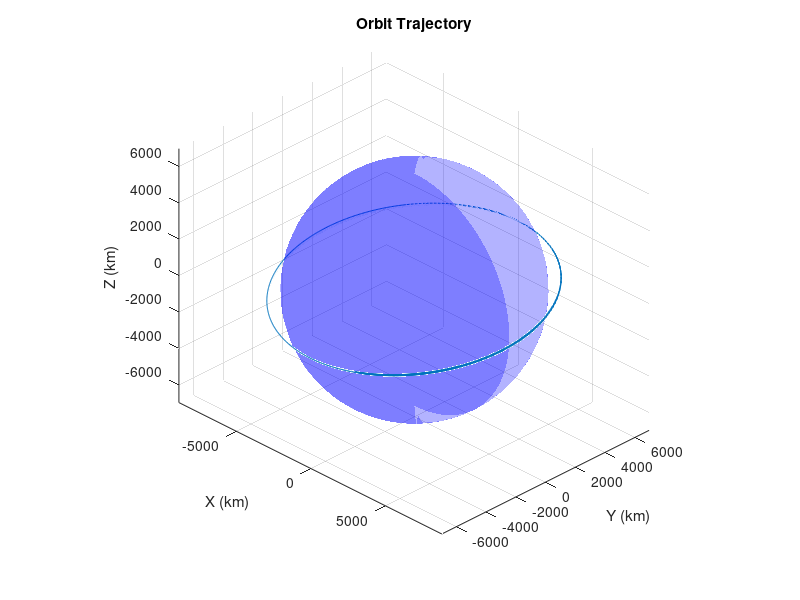

The MATLAB script that drew this image:
clear all; close all;
clc

fileID = fopen('rk1210Out.txt','r');
h1 = fscanf(fileID,'%e');
numCols = 7; % Change this to match the number of columns in your data
h1 = reshape(h1, numCols, []).';

fclose(fileID);

hold on
plot3(h1(:,2),h1(:,3),h1(:,4))
%Plot a sphere with radius 6378.13 km
[xs, ys, zs] = sphere(50);
surf(6378.13*xs, 6378.13*ys, 6378.13*zs, 'FaceColor', 'b', 'FaceAlpha', 0.3, 'EdgeColor', 'none');
axis equal
xlabel('X (km)');
ylabel('Y (km)');
zlabel('Z (km)');
title('Orbit Trajectory');
grid on
view(45, 30);
hold off


% N = 10:4:150;
% 
% Nst = [];
% Mst = [];
% for i = 1:length(N)
%     
%     s  = sprintf('%i, ',N(i));
%     Nst = [Nst s];
%     s  = sprintf('%i, ',N(i)+1);
%     Mst = [Mst s];
% end
% 
% Nst
% Mst
